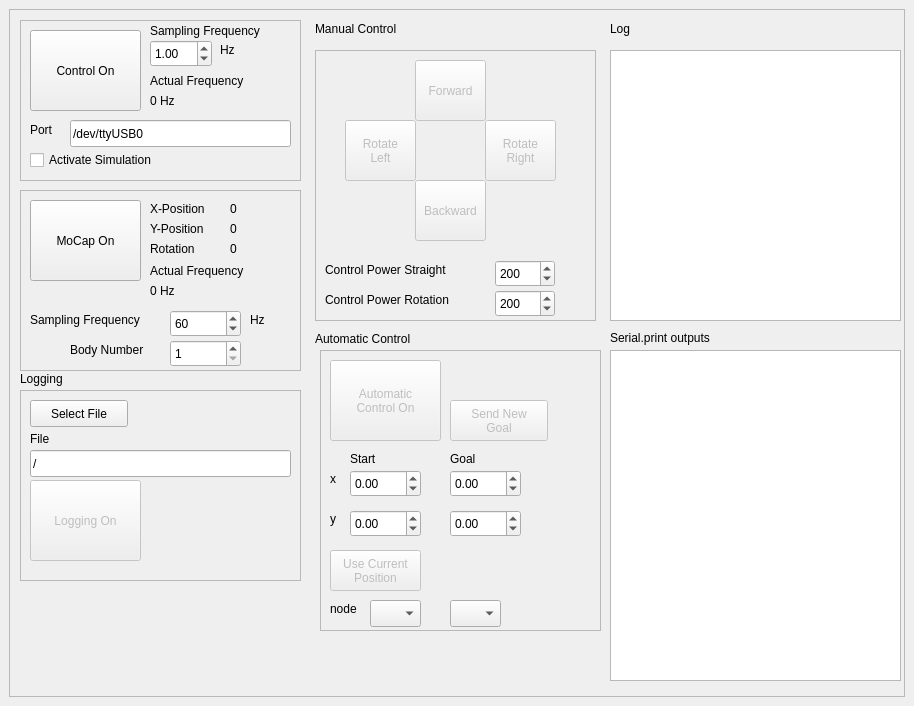
<?xml version="1.0" encoding="UTF-8"?>
<ui version="4.0">
 <class>MainWindow</class>
 <widget class="QMainWindow" name="MainWindow">
  <property name="geometry">
   <rect>
    <x>0</x>
    <y>0</y>
    <width>914</width>
    <height>706</height>
   </rect>
  </property>
  <property name="windowTitle">
   <string>MainWindow</string>
  </property>
  <widget class="QWidget" name="centralWidget">
   <layout class="QHBoxLayout" name="horizontalLayout">
    <item>
     <widget class="QScrollArea" name="scrollArea">
      <property name="widgetResizable">
       <bool>true</bool>
      </property>
      <widget class="QWidget" name="scrollAreaWidgetContents_3">
       <property name="geometry">
        <rect>
         <x>0</x>
         <y>0</y>
         <width>894</width>
         <height>686</height>
        </rect>
       </property>
       <property name="minimumSize">
        <size>
         <width>880</width>
         <height>560</height>
        </size>
       </property>
       <widget class="QTextEdit" name="logbrowser">
        <property name="geometry">
         <rect>
          <x>600</x>
          <y>40</y>
          <width>291</width>
          <height>271</height>
         </rect>
        </property>
        <property name="lineWrapMode">
         <enum>QTextEdit::NoWrap</enum>
        </property>
        <property name="readOnly">
         <bool>true</bool>
        </property>
       </widget>
       <widget class="QLabel" name="label_13">
        <property name="geometry">
         <rect>
          <x>600</x>
          <y>10</y>
          <width>31</width>
          <height>17</height>
         </rect>
        </property>
        <property name="text">
         <string>Log</string>
        </property>
       </widget>
       <widget class="QFrame" name="mocapframe">
        <property name="geometry">
         <rect>
          <x>10</x>
          <y>180</y>
          <width>281</width>
          <height>181</height>
         </rect>
        </property>
        <property name="frameShape">
         <enum>QFrame::StyledPanel</enum>
        </property>
        <property name="frameShadow">
         <enum>QFrame::Raised</enum>
        </property>
        <widget class="QSpinBox" name="mocapspinbox">
         <property name="geometry">
          <rect>
           <x>150</x>
           <y>120</y>
           <width>71</width>
           <height>27</height>
          </rect>
         </property>
         <property name="maximum">
          <number>200</number>
         </property>
         <property name="singleStep">
          <number>0</number>
         </property>
         <property name="value">
          <number>60</number>
         </property>
        </widget>
        <widget class="QLabel" name="xposlabel">
         <property name="geometry">
          <rect>
           <x>210</x>
           <y>10</y>
           <width>61</width>
           <height>17</height>
          </rect>
         </property>
         <property name="text">
          <string>0</string>
         </property>
        </widget>
        <widget class="QLabel" name="yposlabel">
         <property name="geometry">
          <rect>
           <x>210</x>
           <y>30</y>
           <width>61</width>
           <height>17</height>
          </rect>
         </property>
         <property name="text">
          <string>0</string>
         </property>
        </widget>
        <widget class="QPushButton" name="enablemocapbutton">
         <property name="geometry">
          <rect>
           <x>10</x>
           <y>10</y>
           <width>111</width>
           <height>81</height>
          </rect>
         </property>
         <property name="text">
          <string>MoCap On</string>
         </property>
         <property name="checkable">
          <bool>true</bool>
         </property>
        </widget>
        <widget class="QLabel" name="deslabel1">
         <property name="geometry">
          <rect>
           <x>130</x>
           <y>10</y>
           <width>71</width>
           <height>17</height>
          </rect>
         </property>
         <property name="text">
          <string>X-Position</string>
         </property>
        </widget>
        <widget class="QLabel" name="rotposlabel">
         <property name="geometry">
          <rect>
           <x>210</x>
           <y>50</y>
           <width>61</width>
           <height>17</height>
          </rect>
         </property>
         <property name="text">
          <string>0</string>
         </property>
        </widget>
        <widget class="QLabel" name="label">
         <property name="geometry">
          <rect>
           <x>10</x>
           <y>120</y>
           <width>141</width>
           <height>20</height>
          </rect>
         </property>
         <property name="text">
          <string>Sampling Frequency</string>
         </property>
        </widget>
        <widget class="QLabel" name="deslabel3">
         <property name="geometry">
          <rect>
           <x>130</x>
           <y>50</y>
           <width>71</width>
           <height>17</height>
          </rect>
         </property>
         <property name="text">
          <string>Rotation</string>
         </property>
        </widget>
        <widget class="QLabel" name="deslabel2">
         <property name="geometry">
          <rect>
           <x>130</x>
           <y>30</y>
           <width>71</width>
           <height>17</height>
          </rect>
         </property>
         <property name="text">
          <string>Y-Position</string>
         </property>
        </widget>
        <widget class="QLabel" name="label_9">
         <property name="geometry">
          <rect>
           <x>230</x>
           <y>120</y>
           <width>21</width>
           <height>20</height>
          </rect>
         </property>
         <property name="text">
          <string>Hz</string>
         </property>
        </widget>
        <widget class="QSpinBox" name="bodynumberspinbox">
         <property name="geometry">
          <rect>
           <x>150</x>
           <y>150</y>
           <width>71</width>
           <height>27</height>
          </rect>
         </property>
         <property name="minimum">
          <number>1</number>
         </property>
        </widget>
        <widget class="QLabel" name="label_11">
         <property name="geometry">
          <rect>
           <x>50</x>
           <y>150</y>
           <width>91</width>
           <height>20</height>
          </rect>
         </property>
         <property name="text">
          <string>Body Number</string>
         </property>
        </widget>
        <widget class="QLabel" name="label_15">
         <property name="geometry">
          <rect>
           <x>130</x>
           <y>70</y>
           <width>141</width>
           <height>21</height>
          </rect>
         </property>
         <property name="text">
          <string>Actual Frequency</string>
         </property>
        </widget>
        <widget class="QLabel" name="mocapflabel">
         <property name="geometry">
          <rect>
           <x>130</x>
           <y>90</y>
           <width>141</width>
           <height>21</height>
          </rect>
         </property>
         <property name="text">
          <string>0 Hz</string>
         </property>
        </widget>
       </widget>
       <widget class="QFrame" name="autocontrolframe">
        <property name="geometry">
         <rect>
          <x>310</x>
          <y>340</y>
          <width>281</width>
          <height>281</height>
         </rect>
        </property>
        <property name="frameShape">
         <enum>QFrame::StyledPanel</enum>
        </property>
        <property name="frameShadow">
         <enum>QFrame::Raised</enum>
        </property>
        <widget class="QPushButton" name="autocontrolbutton">
         <property name="enabled">
          <bool>false</bool>
         </property>
         <property name="geometry">
          <rect>
           <x>10</x>
           <y>10</y>
           <width>111</width>
           <height>81</height>
          </rect>
         </property>
         <property name="text">
          <string>Automatic
Control On</string>
         </property>
         <property name="checkable">
          <bool>true</bool>
         </property>
        </widget>
        <widget class="QDoubleSpinBox" name="xstartspinbox">
         <property name="geometry">
          <rect>
           <x>30</x>
           <y>120</y>
           <width>71</width>
           <height>27</height>
          </rect>
         </property>
         <property name="minimum">
          <double>-4.000000000000000</double>
         </property>
         <property name="maximum">
          <double>4.000000000000000</double>
         </property>
         <property name="singleStep">
          <double>0.100000000000000</double>
         </property>
        </widget>
        <widget class="QDoubleSpinBox" name="ystartspinbox">
         <property name="geometry">
          <rect>
           <x>30</x>
           <y>160</y>
           <width>71</width>
           <height>27</height>
          </rect>
         </property>
         <property name="minimum">
          <double>-4.000000000000000</double>
         </property>
         <property name="maximum">
          <double>4.000000000000000</double>
         </property>
         <property name="singleStep">
          <double>0.100000000000000</double>
         </property>
        </widget>
        <widget class="QDoubleSpinBox" name="xgoalspinbox">
         <property name="geometry">
          <rect>
           <x>130</x>
           <y>120</y>
           <width>71</width>
           <height>27</height>
          </rect>
         </property>
         <property name="minimum">
          <double>-4.000000000000000</double>
         </property>
         <property name="maximum">
          <double>4.000000000000000</double>
         </property>
         <property name="singleStep">
          <double>0.100000000000000</double>
         </property>
        </widget>
        <widget class="QDoubleSpinBox" name="ygoalspinbox">
         <property name="geometry">
          <rect>
           <x>130</x>
           <y>160</y>
           <width>71</width>
           <height>27</height>
          </rect>
         </property>
         <property name="minimum">
          <double>-4.000000000000000</double>
         </property>
         <property name="maximum">
          <double>4.000000000000000</double>
         </property>
         <property name="singleStep">
          <double>0.100000000000000</double>
         </property>
        </widget>
        <widget class="QLabel" name="label_16">
         <property name="geometry">
          <rect>
           <x>30</x>
           <y>100</y>
           <width>41</width>
           <height>17</height>
          </rect>
         </property>
         <property name="text">
          <string>Start</string>
         </property>
        </widget>
        <widget class="QLabel" name="label_17">
         <property name="geometry">
          <rect>
           <x>130</x>
           <y>100</y>
           <width>41</width>
           <height>17</height>
          </rect>
         </property>
         <property name="text">
          <string>Goal</string>
         </property>
        </widget>
        <widget class="QLabel" name="label_18">
         <property name="geometry">
          <rect>
           <x>10</x>
           <y>120</y>
           <width>16</width>
           <height>17</height>
          </rect>
         </property>
         <property name="text">
          <string>x</string>
         </property>
        </widget>
        <widget class="QLabel" name="label_19">
         <property name="geometry">
          <rect>
           <x>10</x>
           <y>160</y>
           <width>16</width>
           <height>17</height>
          </rect>
         </property>
         <property name="text">
          <string>y</string>
         </property>
        </widget>
        <widget class="QPushButton" name="usecurposbutton">
         <property name="enabled">
          <bool>false</bool>
         </property>
         <property name="geometry">
          <rect>
           <x>10</x>
           <y>200</y>
           <width>91</width>
           <height>41</height>
          </rect>
         </property>
         <property name="text">
          <string>Use Current
Position</string>
         </property>
        </widget>
        <widget class="QComboBox" name="startnodecombobox">
         <property name="geometry">
          <rect>
           <x>50</x>
           <y>250</y>
           <width>51</width>
           <height>27</height>
          </rect>
         </property>
        </widget>
        <widget class="QLabel" name="label_21">
         <property name="geometry">
          <rect>
           <x>10</x>
           <y>250</y>
           <width>41</width>
           <height>17</height>
          </rect>
         </property>
         <property name="text">
          <string>node</string>
         </property>
        </widget>
        <widget class="QComboBox" name="goalnodecombobox">
         <property name="geometry">
          <rect>
           <x>130</x>
           <y>250</y>
           <width>51</width>
           <height>27</height>
          </rect>
         </property>
        </widget>
        <widget class="QPushButton" name="sendgoalbutton">
         <property name="enabled">
          <bool>false</bool>
         </property>
         <property name="geometry">
          <rect>
           <x>130</x>
           <y>50</y>
           <width>98</width>
           <height>41</height>
          </rect>
         </property>
         <property name="text">
          <string>Send New
Goal</string>
         </property>
        </widget>
       </widget>
       <widget class="QFrame" name="controlframe">
        <property name="geometry">
         <rect>
          <x>10</x>
          <y>10</y>
          <width>281</width>
          <height>161</height>
         </rect>
        </property>
        <property name="frameShape">
         <enum>QFrame::StyledPanel</enum>
        </property>
        <property name="frameShadow">
         <enum>QFrame::Raised</enum>
        </property>
        <widget class="QLabel" name="label_2">
         <property name="geometry">
          <rect>
           <x>130</x>
           <y>0</y>
           <width>141</width>
           <height>21</height>
          </rect>
         </property>
         <property name="text">
          <string>Sampling Frequency</string>
         </property>
        </widget>
        <widget class="QPushButton" name="enablecontrolbutton">
         <property name="geometry">
          <rect>
           <x>10</x>
           <y>10</y>
           <width>111</width>
           <height>81</height>
          </rect>
         </property>
         <property name="text">
          <string>Control On</string>
         </property>
         <property name="checkable">
          <bool>true</bool>
         </property>
        </widget>
        <widget class="QLabel" name="label_10">
         <property name="geometry">
          <rect>
           <x>200</x>
           <y>20</y>
           <width>21</width>
           <height>20</height>
          </rect>
         </property>
         <property name="text">
          <string>Hz</string>
         </property>
        </widget>
        <widget class="QDoubleSpinBox" name="controlspinbox">
         <property name="geometry">
          <rect>
           <x>130</x>
           <y>20</y>
           <width>62</width>
           <height>27</height>
          </rect>
         </property>
         <property name="maximum">
          <double>10.000000000000000</double>
         </property>
         <property name="singleStep">
          <double>0.100000000000000</double>
         </property>
         <property name="value">
          <double>1.000000000000000</double>
         </property>
        </widget>
        <widget class="QLabel" name="label_12">
         <property name="geometry">
          <rect>
           <x>10</x>
           <y>100</y>
           <width>31</width>
           <height>20</height>
          </rect>
         </property>
         <property name="text">
          <string>Port</string>
         </property>
        </widget>
        <widget class="QLineEdit" name="portlineedit">
         <property name="geometry">
          <rect>
           <x>50</x>
           <y>100</y>
           <width>221</width>
           <height>27</height>
          </rect>
         </property>
         <property name="text">
          <string>/dev/ttyUSB0</string>
         </property>
        </widget>
        <widget class="QLabel" name="label_14">
         <property name="geometry">
          <rect>
           <x>130</x>
           <y>50</y>
           <width>141</width>
           <height>21</height>
          </rect>
         </property>
         <property name="text">
          <string>Actual Frequency</string>
         </property>
        </widget>
        <widget class="QLabel" name="controlflabel">
         <property name="geometry">
          <rect>
           <x>130</x>
           <y>70</y>
           <width>141</width>
           <height>21</height>
          </rect>
         </property>
         <property name="text">
          <string>0 Hz</string>
         </property>
        </widget>
        <widget class="QCheckBox" name="simulationCheckBox">
         <property name="geometry">
          <rect>
           <x>10</x>
           <y>130</y>
           <width>131</width>
           <height>20</height>
          </rect>
         </property>
         <property name="text">
          <string>Activate Simulation</string>
         </property>
        </widget>
       </widget>
       <widget class="QLabel" name="label_3">
        <property name="geometry">
         <rect>
          <x>10</x>
          <y>360</y>
          <width>66</width>
          <height>17</height>
         </rect>
        </property>
        <property name="text">
         <string>Logging</string>
        </property>
       </widget>
       <widget class="QLabel" name="label_5">
        <property name="geometry">
         <rect>
          <x>305</x>
          <y>10</y>
          <width>111</width>
          <height>17</height>
         </rect>
        </property>
        <property name="text">
         <string>Manual Control</string>
        </property>
       </widget>
       <widget class="QFrame" name="manualcontrolframe">
        <property name="geometry">
         <rect>
          <x>305</x>
          <y>40</y>
          <width>281</width>
          <height>271</height>
         </rect>
        </property>
        <property name="frameShape">
         <enum>QFrame::StyledPanel</enum>
        </property>
        <property name="frameShadow">
         <enum>QFrame::Raised</enum>
        </property>
        <widget class="QPushButton" name="backwardbutton">
         <property name="enabled">
          <bool>false</bool>
         </property>
         <property name="geometry">
          <rect>
           <x>100</x>
           <y>130</y>
           <width>71</width>
           <height>61</height>
          </rect>
         </property>
         <property name="text">
          <string>Backward</string>
         </property>
        </widget>
        <widget class="QPushButton" name="rightbutton">
         <property name="enabled">
          <bool>false</bool>
         </property>
         <property name="geometry">
          <rect>
           <x>170</x>
           <y>70</y>
           <width>71</width>
           <height>61</height>
          </rect>
         </property>
         <property name="text">
          <string>Rotate
Right</string>
         </property>
        </widget>
        <widget class="QPushButton" name="leftbutton">
         <property name="enabled">
          <bool>false</bool>
         </property>
         <property name="geometry">
          <rect>
           <x>30</x>
           <y>70</y>
           <width>71</width>
           <height>61</height>
          </rect>
         </property>
         <property name="text">
          <string>Rotate
Left</string>
         </property>
        </widget>
        <widget class="QPushButton" name="forwardbutton">
         <property name="enabled">
          <bool>false</bool>
         </property>
         <property name="geometry">
          <rect>
           <x>100</x>
           <y>10</y>
           <width>71</width>
           <height>61</height>
          </rect>
         </property>
         <property name="text">
          <string>Forward</string>
         </property>
        </widget>
        <widget class="QSpinBox" name="controlpowsspinbox">
         <property name="geometry">
          <rect>
           <x>180</x>
           <y>210</y>
           <width>60</width>
           <height>27</height>
          </rect>
         </property>
         <property name="maximum">
          <number>500</number>
         </property>
         <property name="value">
          <number>200</number>
         </property>
        </widget>
        <widget class="QLabel" name="label_6">
         <property name="geometry">
          <rect>
           <x>10</x>
           <y>210</y>
           <width>161</width>
           <height>20</height>
          </rect>
         </property>
         <property name="text">
          <string>Control Power Straight</string>
         </property>
        </widget>
        <widget class="QLabel" name="label_8">
         <property name="geometry">
          <rect>
           <x>10</x>
           <y>240</y>
           <width>161</width>
           <height>20</height>
          </rect>
         </property>
         <property name="text">
          <string>Control Power Rotation</string>
         </property>
        </widget>
        <widget class="QSpinBox" name="controlpowrspinbox">
         <property name="geometry">
          <rect>
           <x>180</x>
           <y>240</y>
           <width>60</width>
           <height>27</height>
          </rect>
         </property>
         <property name="maximum">
          <number>500</number>
         </property>
         <property name="value">
          <number>200</number>
         </property>
        </widget>
       </widget>
       <widget class="QLabel" name="label_7">
        <property name="geometry">
         <rect>
          <x>305</x>
          <y>320</y>
          <width>141</width>
          <height>17</height>
         </rect>
        </property>
        <property name="text">
         <string>Automatic Control</string>
        </property>
       </widget>
       <widget class="QFrame" name="loggingframe">
        <property name="geometry">
         <rect>
          <x>10</x>
          <y>380</y>
          <width>281</width>
          <height>191</height>
         </rect>
        </property>
        <property name="frameShape">
         <enum>QFrame::StyledPanel</enum>
        </property>
        <property name="frameShadow">
         <enum>QFrame::Raised</enum>
        </property>
        <widget class="QLineEdit" name="logfilelineedit">
         <property name="geometry">
          <rect>
           <x>10</x>
           <y>60</y>
           <width>261</width>
           <height>27</height>
          </rect>
         </property>
         <property name="text">
          <string>/</string>
         </property>
        </widget>
        <widget class="QPushButton" name="loggingbutton">
         <property name="geometry">
          <rect>
           <x>10</x>
           <y>10</y>
           <width>98</width>
           <height>27</height>
          </rect>
         </property>
         <property name="text">
          <string>Select File</string>
         </property>
        </widget>
        <widget class="QLabel" name="label_4">
         <property name="geometry">
          <rect>
           <x>10</x>
           <y>40</y>
           <width>66</width>
           <height>17</height>
          </rect>
         </property>
         <property name="text">
          <string>File</string>
         </property>
        </widget>
        <widget class="QPushButton" name="logbutton">
         <property name="enabled">
          <bool>false</bool>
         </property>
         <property name="geometry">
          <rect>
           <x>10</x>
           <y>90</y>
           <width>111</width>
           <height>81</height>
          </rect>
         </property>
         <property name="text">
          <string>Logging On</string>
         </property>
         <property name="checkable">
          <bool>true</bool>
         </property>
        </widget>
       </widget>
       <widget class="QTextEdit" name="serialPrintbrowser">
        <property name="geometry">
         <rect>
          <x>600</x>
          <y>340</y>
          <width>291</width>
          <height>331</height>
         </rect>
        </property>
       </widget>
       <widget class="QLabel" name="label_20">
        <property name="geometry">
         <rect>
          <x>600</x>
          <y>320</y>
          <width>111</width>
          <height>16</height>
         </rect>
        </property>
        <property name="text">
         <string>Serial.print outputs</string>
        </property>
       </widget>
      </widget>
     </widget>
    </item>
   </layout>
  </widget>
 </widget>
 <resources/>
 <connections/>
</ui>
